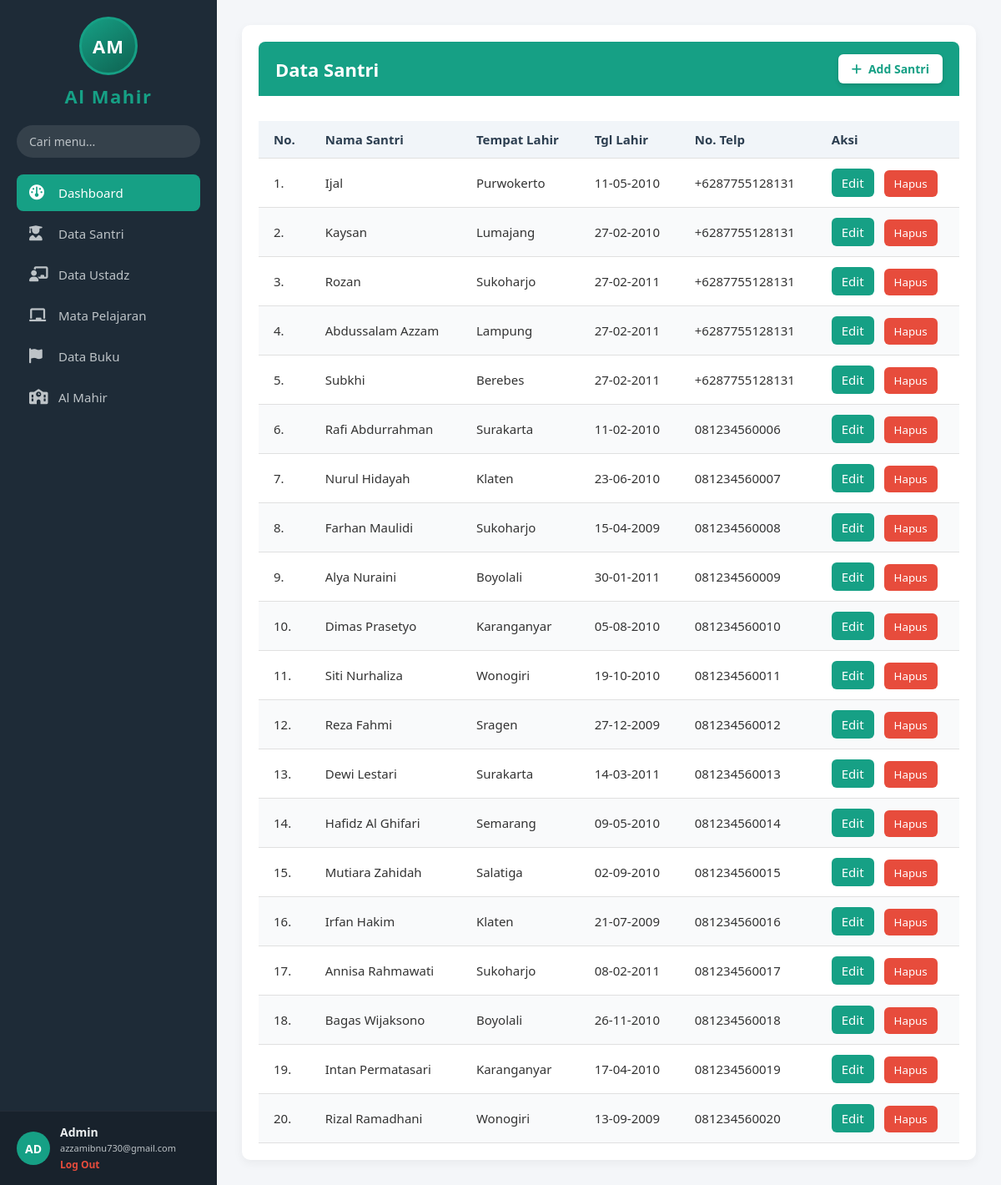
Screenshot of /data_santri.php with the database file from the repository.
### tables this page shows
CREATE TABLE `tb_santri` (
  `no_induk` varchar(20) NOT NULL,
  `nama_santri` varchar(50) NOT NULL,
  `kelamin` char(1) NOT NULL DEFAULT 'L',
  `tempat_lahir` varchar(50) NOT NULL,
  `tgl_lahir` date NOT NULL,
  `alamat` varchar(255) NOT NULL,
  `no_telp` varchar(15) DEFAULT NULL,
  `nama_wali` varchar(50) NOT NULL,
  `telp_wali` varchar(15) DEFAULT NULL
);

### data_santri.php (the view, shortened to what this page needs)
<?php
require __DIR__ . '/connection.php';
try {
    $santriResult = $conn->query('SELECT no_induk, nama_santri, tempat_lahir, tgl_lahir, no_telp FROM tb_santri');
} catch (mysqli_sql_exception $exception) {
    $santriResult = false;
    error_log('Gagal mengambil data dari tabel tb_santri: ' . $exception->getMessage());
}
$santriQueryError = $santriResult === false;
?>
<!DOCTYPE html>
<html lang="id">
<head>
    <link rel="stylesheet" href="https://cdnjs.cloudflare.com/ajax/libs/font-awesome/6.5.1/css/all.min.css">
    <link rel="stylesheet" href="style.css">
</head>
<body>
    <aside class="sidebar">
        <div class="sidebar-top">
            <div class="logo-brand">
                <div class="brand-mark" role="img" aria-label="Logo Al Mahir">AM</div>
            </div>
            <div class="logo-text">Al Mahir</div>
            <div class="sidebar-search">
                <input type="text" placeholder="Cari menu...">
            </div>
            <ul class="sidebar-nav">
              <li><a href="index.php" class="active"><i class="fa-solid fa-gauge"></i>Dashboard</a></li>
                <li><a href="data_santri.php"><i class="fa-solid fa-user-graduate"></i>Data Santri</a></li>
                <li><a href="data_ustadz.php"><i class="fa-solid fa-chalkboard-user"></i>Data Ustadz</a></li>
                <li><a href="data_pelajaran.php"><i class="fa-solid fa-chalkboard"></i>Mata Pelajaran</a></li>
                <li><a href="data_buku.php"><i class="fa-solid fa-flag"></i>Data Buku</a></li>
                <li><a href="data_almahir.php"><i class="fa-solid fa-school"></i>Al Mahir</a></li>
            </ul>
        </div>
        <div class="sidebar-footer">
            <div class="user-avatar">AD</div>
            <div class="user-info">
                <h4>Admin</h4>
                <p>azzamibnu730@gmail.com</p>
                <a href="login.html" class="logout-btn">Log Out</a>
            </div>
        </div>
    </aside>
    <main class="main-content">
        <div id="tabel-santri" class="content-section">
            <div class="card-header-teal">
                <h1>Data Santri</h1>
                <a href="add.php?entity=santri" class="btn-add-santri">
                    <i class="fa-solid fa-plus"></i> Add Santri
                </a>
            </div>
            <div class="w3-container table-wrap">
                <table class="tabel-santri">
                    <thead>
                        <tr>
                            <th>No.</th>
                            <th>Nama Santri</th>
                            <th>Tempat Lahir</th>
                            <th>Tgl Lahir</th>
                            <th>No. Telp</th>
                            <th>Aksi</th>
                        </tr>
                    </thead>
                    <tbody>
                        <?php if ($santriQueryError): ?>
                            <tr>
                                <td colspan="6">Data santri tidak dapat dimuat. Pastikan tabel tb_santri tersedia.</td>
                            </tr>
                        <?php elseif ($santriResult->num_rows === 0): ?>
                            <tr>
                                <td colspan="6">Belum ada data santri.</td>
                            </tr>
                        <?php else: ?>
                            <?php $nomor = 1; ?>
                            <?php while ($santri = $santriResult->fetch_assoc()): ?>
                                <?php
                                $santri = array_change_key_case($santri, CASE_LOWER);
                                $nama = $santri['nama_santri'] ?? $santri['nama'] ?? $santri['name'] ?? '-';
                                $tempatLahir = $santri['tempat_lahir'] ?? '-';
                                $tanggalLahir = $santri['tgl_lahir'] ?? $santri['tanggal_lahir'] ?? '';
                                $tanggal = $tanggalLahir !== ''
                                    ? DateTimeImmutable::createFromFormat('!Y-m-d', substr((string) $tanggalLahir, 0, 10))
                                    : false;
                                $tanggalLahirTampil = $tanggal
                                    ? $tanggal->format('d-m-Y')
                                    : ($tanggalLahir !== '' ? (string) $tanggalLahir : '-');
                                $noTelp = $santri['no_telp'] ?? '-';
                                ?>
                                <tr>
                                    <td><?= $nomor++ ?>.</td>
                                    <td><?= htmlspecialchars((string) $nama, ENT_QUOTES, 'UTF-8') ?></td>
                                    <td><?= htmlspecialchars((string) $tempatLahir, ENT_QUOTES, 'UTF-8') ?></td>
                                    <td><?= htmlspecialchars($tanggalLahirTampil, ENT_QUOTES, 'UTF-8') ?></td>
                                    <td><?= htmlspecialchars((string) $noTelp, ENT_QUOTES, 'UTF-8') ?></td>
                                    <td>
                                        <a class="btn-edit" href="edit.php?entity=santri&amp;id=<?= rawurlencode((string) $santri['no_induk']) ?>">Edit</a>
                                        <form action="delete.php" method="post" onsubmit="return confirm('Yakin ingin menghapus data santri ini?');">
                                            <button type="submit" class="btn-delete">Hapus</button>
                                        </form>
                                    </td>
                                </tr>
                            <?php endwhile; ?>
                        <?php endif; ?>
                    </tbody>
                </table>
            </div>
        </div>
    </main>
</body>
</html>

### rows the page displays
tb_santri: nama_santri "Ijal", tempat_lahir "Purwokerto", tgl_lahir "11-05-2010", no_telp "+6287755128131"
tb_santri: nama_santri "Kaysan", tempat_lahir "Lumajang", tgl_lahir "27-02-2010", no_telp "+6287755128131"
tb_santri: nama_santri "Rozan", tempat_lahir "Sukoharjo", tgl_lahir "27-02-2011", no_telp "+6287755128131"
tb_santri: nama_santri "Abdussalam Azzam", tempat_lahir "Lampung", tgl_lahir "27-02-2011", no_telp "+6287755128131"
tb_santri: nama_santri "Subkhi", tempat_lahir "Berebes", tgl_lahir "27-02-2011", no_telp "+6287755128131"
tb_santri: nama_santri "Rafi Abdurrahman", tempat_lahir "Surakarta", tgl_lahir "11-02-2010", no_telp "081234560006"
tb_santri: nama_santri "Nurul Hidayah", tempat_lahir "Klaten", tgl_lahir "23-06-2010", no_telp "081234560007"
tb_santri: nama_santri "Farhan Maulidi", tempat_lahir "Sukoharjo", tgl_lahir "15-04-2009", no_telp "081234560008"
tb_santri: nama_santri "Alya Nuraini", tempat_lahir "Boyolali", tgl_lahir "30-01-2011", no_telp "081234560009"
tb_santri: nama_santri "Dimas Prasetyo", tempat_lahir "Karanganyar", tgl_lahir "05-08-2010", no_telp "081234560010"
tb_santri: nama_santri "Siti Nurhaliza", tempat_lahir "Wonogiri", tgl_lahir "19-10-2010", no_telp "081234560011"
tb_santri: nama_santri "Reza Fahmi", tempat_lahir "Sragen", tgl_lahir "27-12-2009", no_telp "081234560012"
tb_santri: nama_santri "Dewi Lestari", tempat_lahir "Surakarta", tgl_lahir "14-03-2011", no_telp "081234560013"
tb_santri: nama_santri "Hafidz Al Ghifari", tempat_lahir "Semarang", tgl_lahir "09-05-2010", no_telp "081234560014"
tb_santri: nama_santri "Mutiara Zahidah", tempat_lahir "Salatiga", tgl_lahir "02-09-2010", no_telp "081234560015"
tb_santri: nama_santri "Irfan Hakim", tempat_lahir "Klaten", tgl_lahir "21-07-2009", no_telp "081234560016"
tb_santri: nama_santri "Annisa Rahmawati", tempat_lahir "Sukoharjo", tgl_lahir "08-02-2011", no_telp "081234560017"
tb_santri: nama_santri "Bagas Wijaksono", tempat_lahir "Boyolali", tgl_lahir "26-11-2010", no_telp "081234560018"
tb_santri: nama_santri "Intan Permatasari", tempat_lahir "Karanganyar", tgl_lahir "17-04-2010", no_telp "081234560019"
tb_santri: nama_santri "Rizal Ramadhani", tempat_lahir "Wonogiri", tgl_lahir "13-09-2009", no_telp "081234560020"
